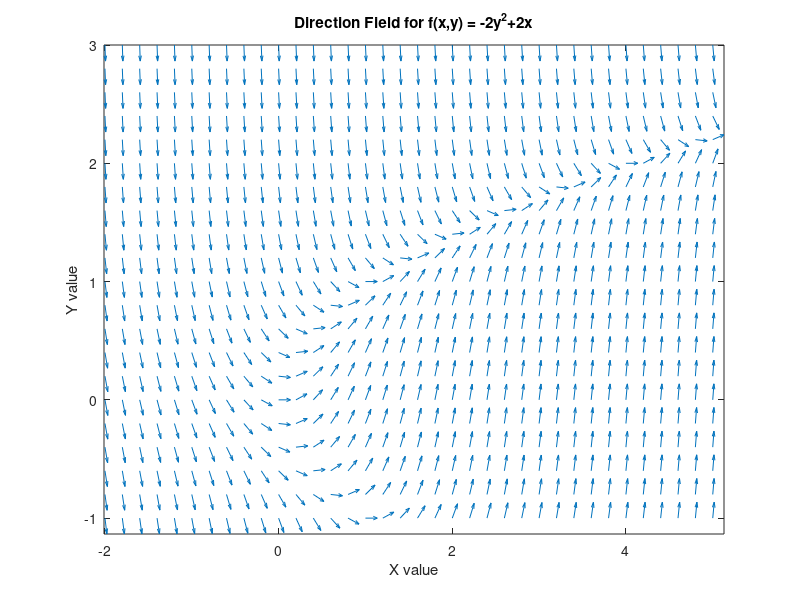

Source code (MATLAB):
[x, y] = meshgrid(-2:0.2:5, -1:0.2:3); 
f = -2.*y.^2 + 2.*x 
scale = sqrt(1+f.^2)    #rescaling the arrows

quiver(x,y,1./scale,f./scale,0.5)
axis tight

xlabel('X value') 
ylabel('Y value') 
title('Direction Field for f(x,y) = -2y^2+2x')